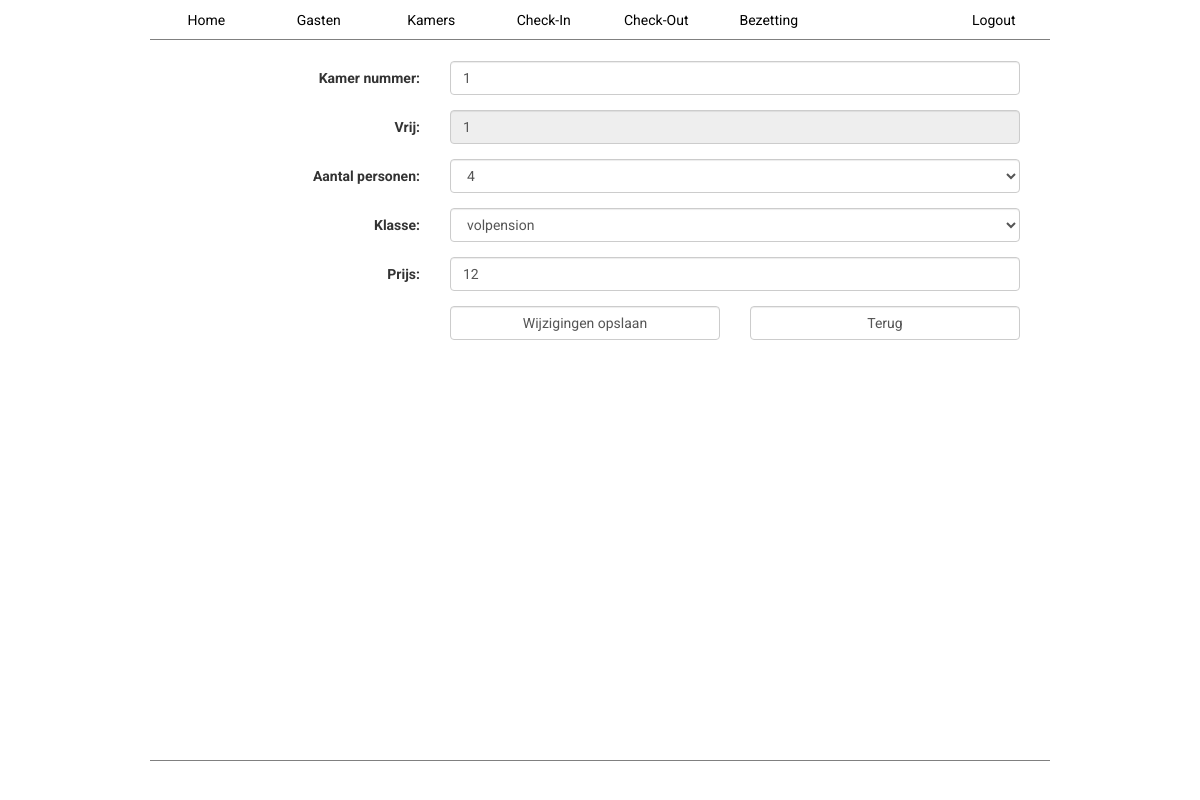
The app's page /rooms_edit.php?edit_id=225 with its own data.
### tables this page shows
CREATE TABLE IF NOT EXISTS `kamers` (
  `id` int(11) NOT NULL,
  `nummer` int(11) NOT NULL,
  `vrij` tinyint(1) NOT NULL,
  `personen` int(11) NOT NULL,
  `prijs` int(11) NOT NULL,
  `klasse` int(11) NOT NULL
);

### www/includes/functies/rooms.php (called while the page is built, shortened)
<?php
function getRoomById($id){
	require "includes/connectie.php";
	try {
		$sql = "SELECT * FROM kamers WHERE id=$id";
		$stmt = $db->prepare($sql);
		$stmt -> execute();
		$result = $stmt->fetch();
		return $result;
	} catch (PDOException $e) {
		echo $e;
	}
}
?>

### www/includes/functies/main.php (called while the page is built, shortened)
<?php
function standaardBeginCode(){
	require "includes/head.php";
	require "includes/nav.php";
	require "includes/footer.php";
}
function getClasses(){
	try {
		require "includes/connectie.php";
		$sql = "SELECT * FROM klasseopties";
		$stmt = $db->prepare($sql);
		$stmt->execute();
		$result = $stmt->fetchAll();
		return $result;
	} catch (PDOException $e) {
		echo $e;
	}
}
?>

### www/rooms_edit.php (the view, shortened to what this page needs)
<?php
require "includes/functies/main.php";
require "includes/functies/rooms.php";
if(isset($_GET["edit_id"])){
	$id = $_GET["edit_id"];
	$kamer = getRoomById($id);
	$kamer_nummer = $kamer["nummer"];
	$kamer_vrij = $kamer["vrij"];
	$kamer_personen = $kamer["personen"];
	$kamer_klasse = $kamer['klasse'];
	$kamer_prijs = $kamer['prijs'];
}else{
	header("location: rooms.php");
}
 ?>
 <div class="content">
	<form action="<?php $_SERVER["PHP_SELF"] ?>" method="POST" class="form-horizontal checkIn">
		<div class="form-group">
			<label for="nummer" class="control-label col-sm-4">Kamer nummer: </label>
			<div class="col-sm-8">
				<input type="number" name="nummer" class="form-control" value="<?php echo $kamer_nummer ?>">
			</div>
		</div>
		<div class="form-group">
			<label for="vrij" class="control-label col-sm-4">Vrij: </label>
			<div class="col-sm-8">
				<input type="number" name="vrij" class="form-control" value="<?php echo $kamer_vrij ?>" disabled>
			</div>
		</div>
		<div class="form-group">
			<label for="personen" class="control-label col-sm-4">Aantal personen: </label>
			<div class="col-sm-8">
				<select name="personen" id="personen" class="form-control">
					<?php
					$i=1;
					do{
						if($i == $kamer_personen){
							echo "<option value".$i." selected>".$i."</option>"	;
						}else{
							echo "<option value".$i.">".$i."</option>"	;
						}
						if($i==1){
							$i++;
						}else{
							$i+=2;
						}
					}while($i<=8);
					 ?>
				</select>
			</div>
		</div>
		<div class="form-group">
			<label for="klasse" class="control-label col-sm-4">Klasse: </label>
			<div class="col-sm-8">
				<select name="klasse" id="klasse" class="form-control">
					<?php
						$klasses = getClasses();
						foreach($klasses as $klasse){
							if($kamer_klasse == $klasse["klasse_id"]){
								echo "<option value=".$klasse["klasse_id"]." selected>".$klasse["naam"]."</option>";
							}else{
							echo "<option value=".$klasse["klasse_id"].">".$klasse["naam"]."</option>";
							}
						}
					 ?>
				</select>
			</div>
		</div>
		<div class="form-group">
			<label for="prijs" class="control-label col-sm-4">Prijs: </label>
			<div class="col-sm-8">
				<input type="text" name="prijs" class="form-control" value="<?php echo $kamer_prijs; ?>">
			</div>
		</div>
		<div class="form-group">
			<div class="col-sm-offset-4 col-sm-4">
				<input type="submit" name="submit" class="form-control" value="Wijzigingen opslaan">
			</div>
			<div class="col-sm-4">
				<a href="rooms.php" class="form-control">Terug</a>
			</div>
		</div>
	</form>
</div>

### www/css/base.css (style rules this page uses)
body,div,html { font-family: sans-serif; font-family: 'Roboto', sans-serif; margin: 0; padding: 0; overflow: auto; max-width: 100%; overflow-x: hidden; }
.content { margin-top: 3px; margin-bottom: 3px; margin-left: 12.5%; margin-right: 12.5%; width: 75%; text-align: center; height: 90vh; }
.checkIn { margin-top: 2%; }

### www/css/rooms.css (style rules this page uses)
.numberOnly, select { padding: 0; margin: 0; width: 100%; height: 100%; }
.adminoptions>i:hover, { background-color: #EA6A2A ; }

### records on screen
kamers: nummer "1", vrij "1", personen "4", prijs "12"

### other values on screen
$titel "Home"
$titel "Gasten"
$titel "Kamers"
$titel "Check-In"
$titel "Check-Out"
$titel "Bezetting"
$titel "Logout"
form field klasse "volpension"
